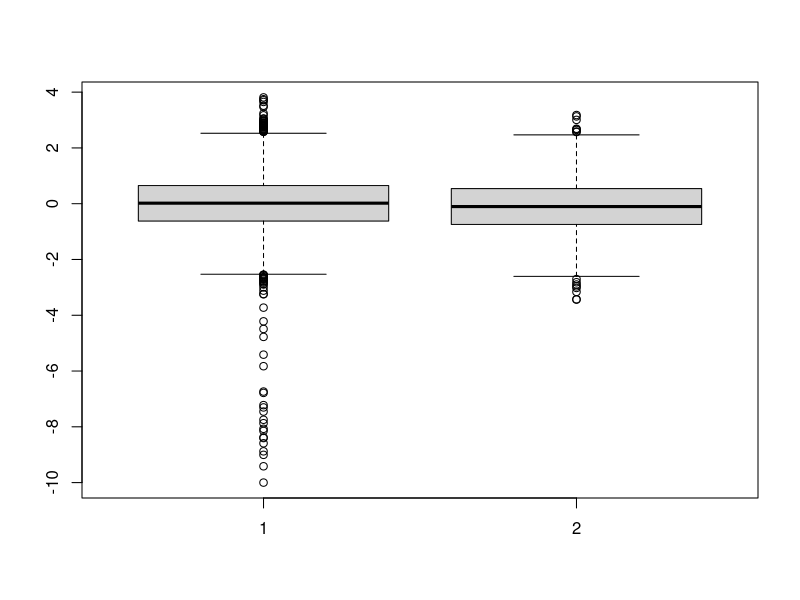
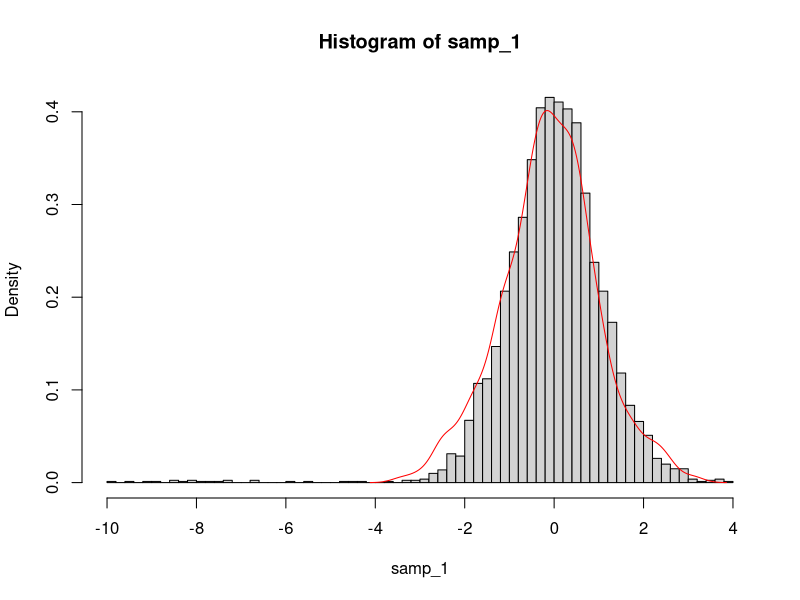

Write R code to recreate these figures, in order.
# let uniform distribution be the symmetric proposal distribution
propose <- function(x_t) {
  x_star <- runif(1, x_t -1 , x_t + 1)
  x_star
}

# suppose the target distribution is standard normal, and we can only know its kernel  
p <- function(x_star, x_t) {
  exp(-1 * x_star ^ 2 / 2) / exp(-1 * x_t ^ 2 / 2)
}

metropolis <- function(x_0 = sample(-10:10, size = 1), num_iteration) {
  samp <- x_0
  x_t <- x_0
  for (i in 1:num_iteration) {
    x_star <- propose(x_t)
    accept_prob <- min(1, p(x_star = x_star, x_t = x_t))
    u <- runif(1)
    if (accept_prob > u) {
      samp <- append(samp, x_star)
      x_t <- x_star
    }
    else {
      x_t <- x_t
    }
  }
  samp
}

# starting point x_0 = -3, with 5000 iterations 
samp_1 <- metropolis(-10, 5000)
# starting point x_0  = 0, with 1000 iterations 
samp_2 <- metropolis(0, 1000)

boxplot(samp_1, samp_2)
hist(samp_1, breaks = 50, freq = FALSE)
lines(density(samp_2), col = "red")
